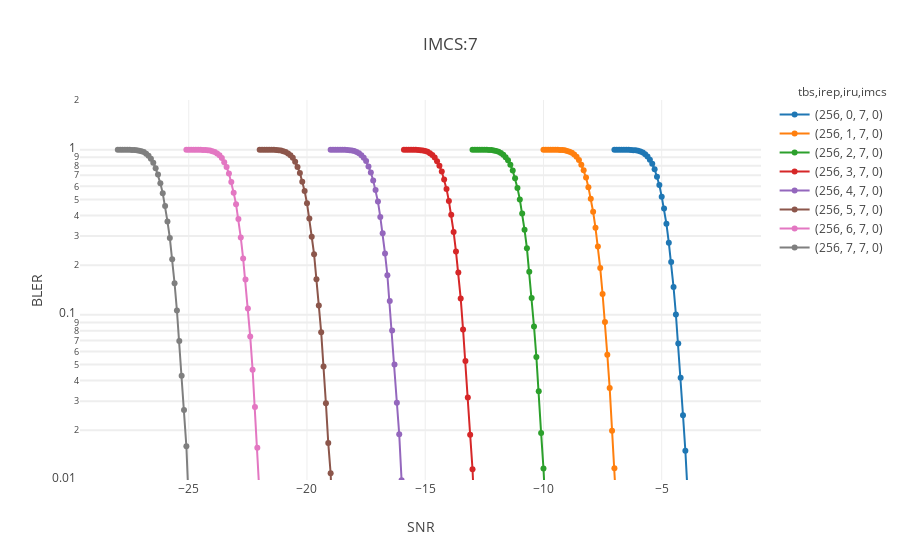
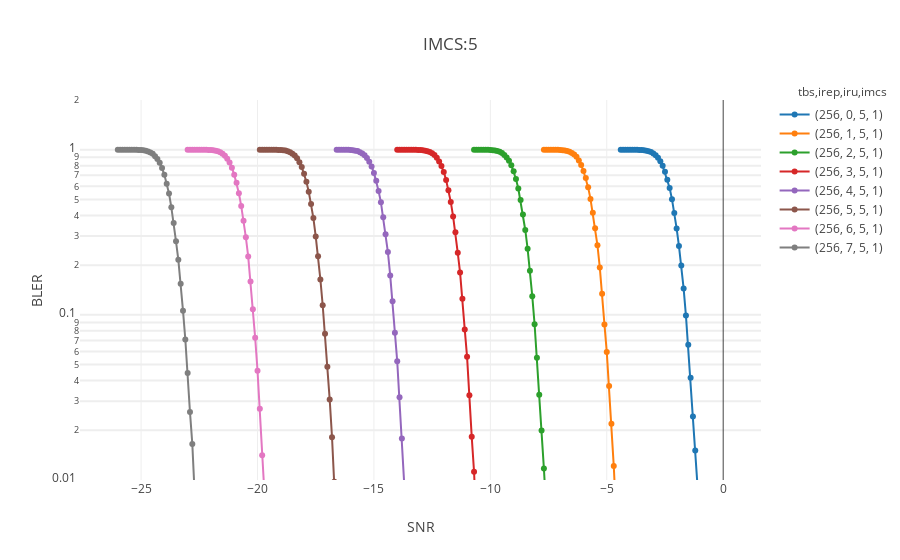
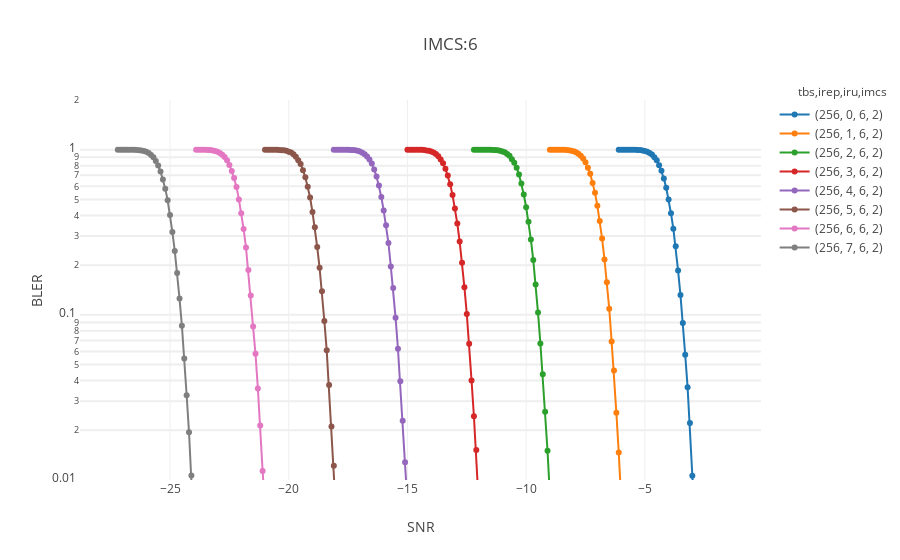
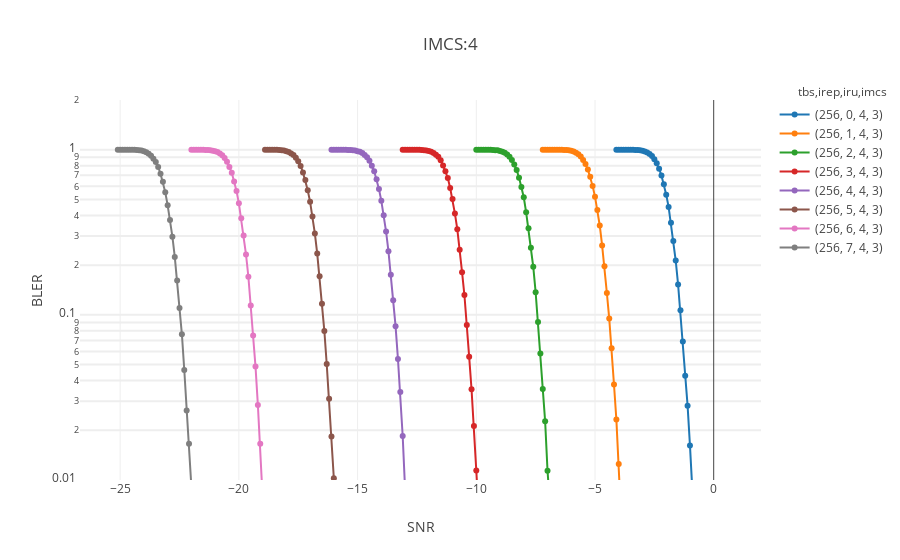

The notebook cell saved with these charts, in order:
### Markdown cell above
# Data grouped by IMCS

### Code cell
for totru, totru_df in df.groupby("imcs"):
    data=[]
    multi_df = totru_df.set_index(['irep','iru','imcs','isnr']).groupby(level=(0,1,2))
    for label, gb_df in multi_df:
        trace = go.Scatter(x=gb_df['snr'], y=gb_df['bler'], mode="markers+lines", name=str( ( gb_df.tbs.iloc[0] , ) + label), showlegend=True)
        data.append(trace)                
    

    annotations=[
        dict(
            x=1.12,
            y=1.05,
            align="right",
            valign="top",
            text="tbs,irep,iru,imcs",
            showarrow=False,
            xref="paper",
            yref="paper",
            xanchor="center",
            yanchor="top"
        )]
    layout=go.Layout(title="IMCS:%i" % label[1], xaxis={'title':'SNR'}, yaxis={'title':'BLER','type':'log','range':[-2,0.301],'gridwidth':2,},annotations=annotations)


    figure=go.Figure(data=data,layout=layout)
    iplot(figure, filename="IMCS_%i" % label[1])
